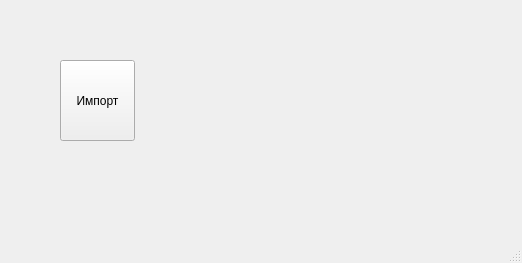
<?xml version="1.0" encoding="UTF-8"?>
<ui version="4.0">
 <class>MainWindow</class>
 <widget class="QMainWindow" name="MainWindow">
  <property name="geometry">
   <rect>
    <x>0</x>
    <y>0</y>
    <width>522</width>
    <height>263</height>
   </rect>
  </property>
  <property name="windowTitle">
   <string>Инвентаризация</string>
  </property>
  <widget class="QWidget" name="centralwidget">
   <widget class="QPushButton" name="importWinBtn">
    <property name="geometry">
     <rect>
      <x>60</x>
      <y>60</y>
      <width>75</width>
      <height>81</height>
     </rect>
    </property>
    <property name="text">
     <string>Импорт</string>
    </property>
   </widget>
  </widget>
  <widget class="QStatusBar" name="statusbar"/>
 </widget>
 <resources/>
 <connections/>
</ui>
